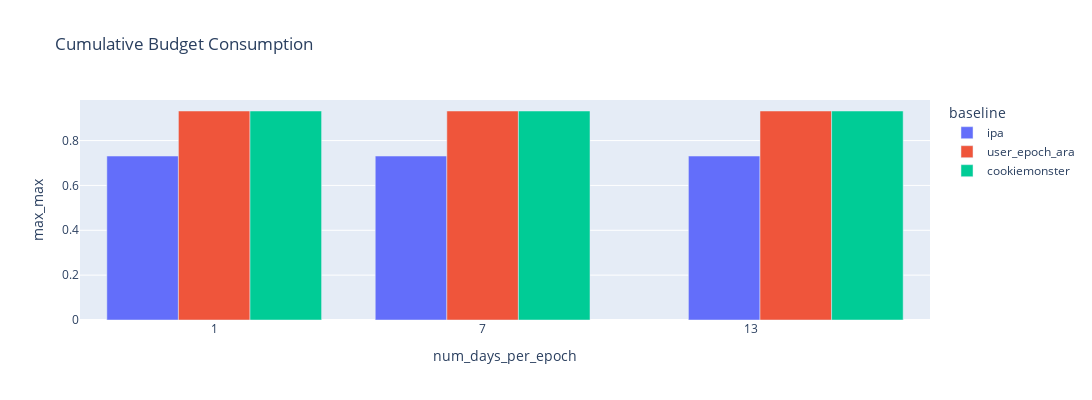
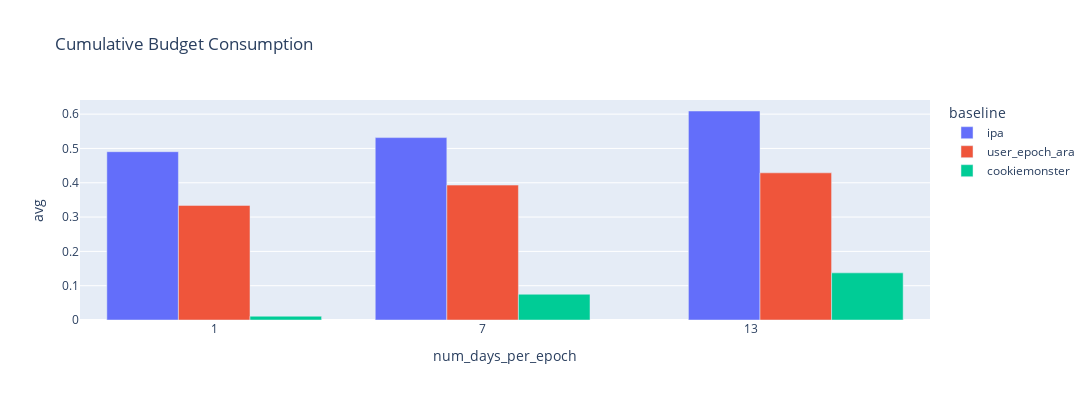

Source (notebook cell) for these figures, in order:
### Code cell
u.plot_budget_consumption_bars(bdf, x_axis="num_days_per_epoch")

### Figure 1 — Plotly figure (JSON) as saved in the notebook; plotly's stock layout.template omitted (floating-point values rounded to 4 significant figures)
{"data": [{"alignmentgroup": "True", "hovertemplate": "baseline=ipa<br>num_days_per_epoch=%{x}<br>max_max=%{y}<extra></extra>", "legendgroup": "ipa", "marker": {"color": "#636efa", "pattern": {"shape": ""}}, "name": "ipa", "offsetgroup": "ipa", "orientation": "v", "showlegend": true, "textposition": "auto", "type": "bar", "x": [7, 1, 14], "xaxis": "x", "y": [0.731, 0.731, 0.731], "yaxis": "y"}, {"alignmentgroup": "True", "hovertemplate": "baseline=user_epoch_ara<br>num_days_per_epoch=%{x}<br>max_max=%{y}<extra></extra>", "legendgroup": "user_epoch_ara", "marker": {"color": "#EF553B", "pattern": {"shape": ""}}, "name": "user_epoch_ara", "offsetgroup": "user_epoch_ara", "orientation": "v", "showlegend": true, "textposition": "auto", "type": "bar", "x": [7, 14, 1], "xaxis": "x", "y": [0.9318, 0.9318, 0.9318], "yaxis": "y"}, {"alignmentgroup": "True", "hovertemplate": "baseline=cookiemonster<br>num_days_per_epoch=%{x}<br>max_max=%{y}<extra></extra>", "legendgroup": "cookiemonster", "marker": {"color": "#00cc96", "pattern": {"shape": ""}}, "name": "cookiemonster", "offsetgroup": "cookiemonster", "orientation": "v", "showlegend": true, "textposition": "auto", "type": "bar", "x": [7, 1, 14], "xaxis": "x", "y": [0.9318, 0.9318, 0.9318], "yaxis": "y"}], "layout": {"barmode": "group", "height": 400, "legend": {"title": {"text": "baseline"}, "tracegroupgap": 0}, "title": {"text": "Cumulative Budget Consumption"}, "width": 1100, "xaxis": {"anchor": "y", "domain": [0, 1], "title": {"text": "num_days_per_epoch"}}, "yaxis": {"anchor": "x", "domain": [0, 1], "title": {"text": "max_max"}}}}

### Figure 2 — Plotly figure (JSON) as saved in the notebook; plotly's stock layout.template omitted (floating-point values rounded to 4 significant figures)
{"data": [{"alignmentgroup": "True", "hovertemplate": "baseline=ipa<br>num_days_per_epoch=%{x}<br>avg=%{y}<extra></extra>", "legendgroup": "ipa", "marker": {"color": "#636efa", "pattern": {"shape": ""}}, "name": "ipa", "offsetgroup": "ipa", "orientation": "v", "showlegend": true, "textposition": "auto", "type": "bar", "x": [7, 1, 14], "xaxis": "x", "y": [0.5316, 0.4905, 0.6091], "yaxis": "y"}, {"alignmentgroup": "True", "hovertemplate": "baseline=user_epoch_ara<br>num_days_per_epoch=%{x}<br>avg=%{y}<extra></extra>", "legendgroup": "user_epoch_ara", "marker": {"color": "#EF553B", "pattern": {"shape": ""}}, "name": "user_epoch_ara", "offsetgroup": "user_epoch_ara", "orientation": "v", "showlegend": true, "textposition": "auto", "type": "bar", "x": [7, 14, 1], "xaxis": "x", "y": [0.3931, 0.4289, 0.3341], "yaxis": "y"}, {"alignmentgroup": "True", "hovertemplate": "baseline=cookiemonster<br>num_days_per_epoch=%{x}<br>avg=%{y}<extra></extra>", "legendgroup": "cookiemonster", "marker": {"color": "#00cc96", "pattern": {"shape": ""}}, "name": "cookiemonster", "offsetgroup": "cookiemonster", "orientation": "v", "showlegend": true, "textposition": "auto", "type": "bar", "x": [7, 1, 14], "xaxis": "x", "y": [0.07509, 0.011, 0.1374], "yaxis": "y"}], "layout": {"barmode": "group", "height": 400, "legend": {"title": {"text": "baseline"}, "tracegroupgap": 0}, "title": {"text": "Cumulative Budget Consumption"}, "width": 1100, "xaxis": {"anchor": "y", "domain": [0, 1], "title": {"text": "num_days_per_epoch"}}, "yaxis": {"anchor": "x", "domain": [0, 1], "title": {"text": "avg"}}}}
